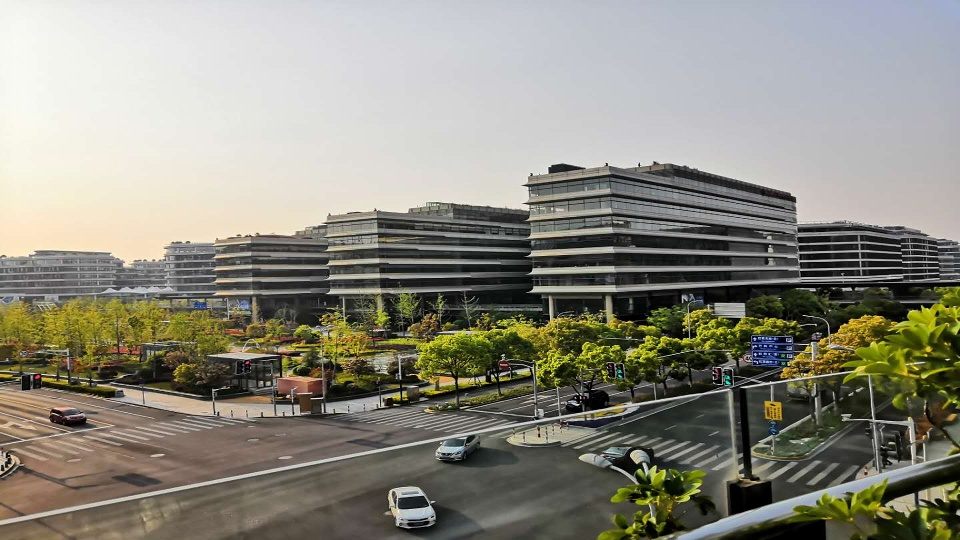
#> input picture img/1.jpg, 960 x 540 px, given in place of 2, which was not available
$ python 4_1.py
#> lines starting #> are read from the running program, lines starting #| are printed output that depends on the picture; after the words box and inside, x2 and y2 are one past the last pixel; in counts of white or black regions, pixels touching at a corner belong together; pictures that were not available may be replaced by others from this repository, and a replacement may not be noted
import cv2 as cv
import numpy as np
from numpy.core.defchararray import upper
cap = cv.VideoCapture("rtsp://192.168.12.173/live/2/2")
while 1:
    img, frame = cap.read()
#> frame is the input picture: shape (540, 960, 3); mean B, G, R 126.7, 138.5, 140.6
    hsv=cv.cvtColor(frame,cv.COLOR_BGR2HSV)
#> hsv: shape (540, 960, 3); mean H, S, V 45, 48.7, 143.9
    # green
    lower_green = np.array([35,43,46])
    upper_green = np.array([77,255,255])
    mask_G = cv.inRange(hsv, lower_green, upper_green)
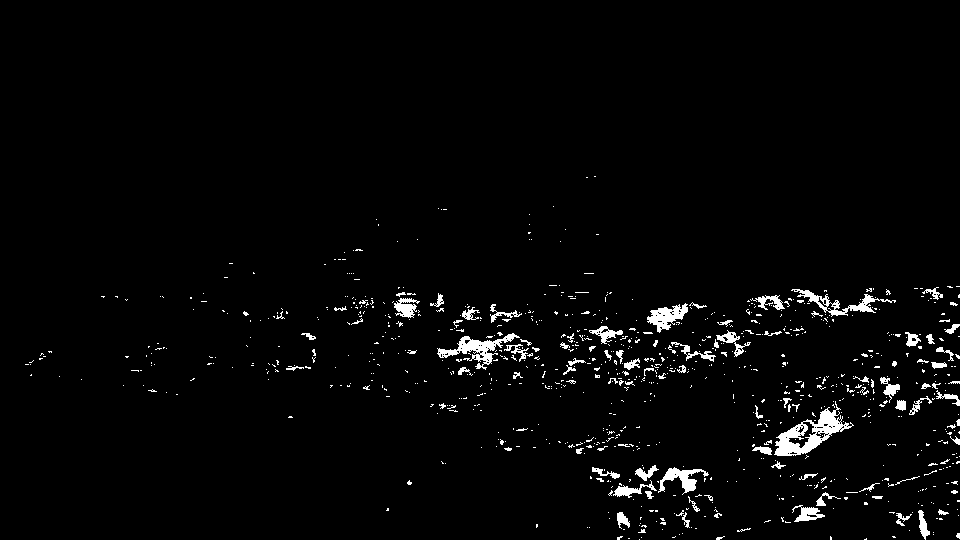
#> mask_G: shape (540, 960); 2.6% white; 904 white regions (802 under 20 px), largest, box (x1, y1, x2, y2) and area: (774, 401, 854, 456) 1449, (437, 333, 520, 370) 884, (791, 289, 896, 317) 667
    # res = cv.bitwise_and(frame,frame,mask=mask_G)
    # blue
    lower_blue = np.array([110,50,50])
    upper_blue = np.array([130,255,255])
    mask_B = cv.inRange(hsv, lower_blue, upper_blue)
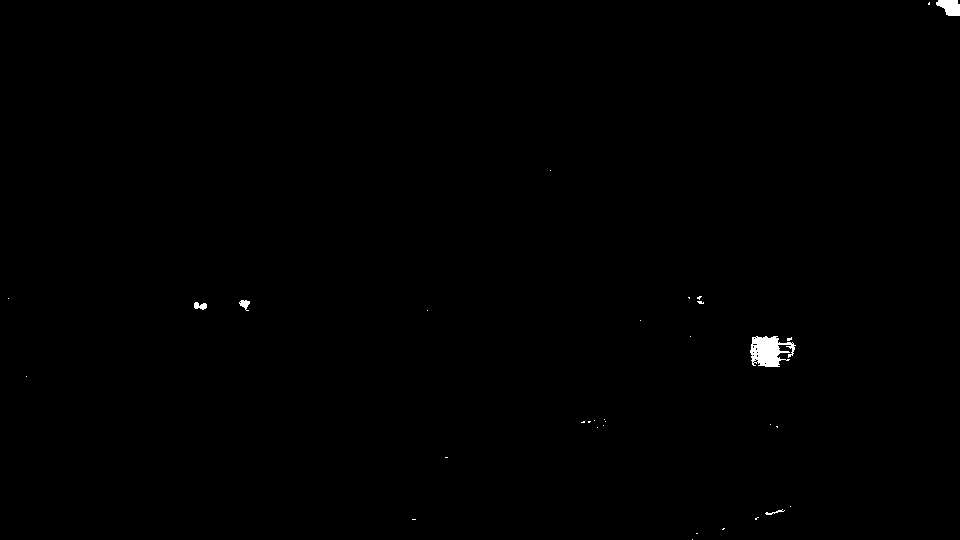
#> mask_B: shape (540, 960); 0.28% white; 32 white regions (27 under 20 px), largest, box (x1, y1, x2, y2) and area: (750, 336, 796, 367) 895, (936, 0, 960, 16) 284, (194, 302, 207, 310) 71, (239, 300, 250, 311) 68, (765, 509, 785, 515) 37
    # red
    lower_red = np.array([0,43,46])
    upper_red = np.array([20,255,255])
    mask_R = cv.inRange(hsv, lower_blue, upper_blue)

    mask = mask_R + mask_G + mask_B
    res = cv.bitwise_and(frame,frame,mask=mask)
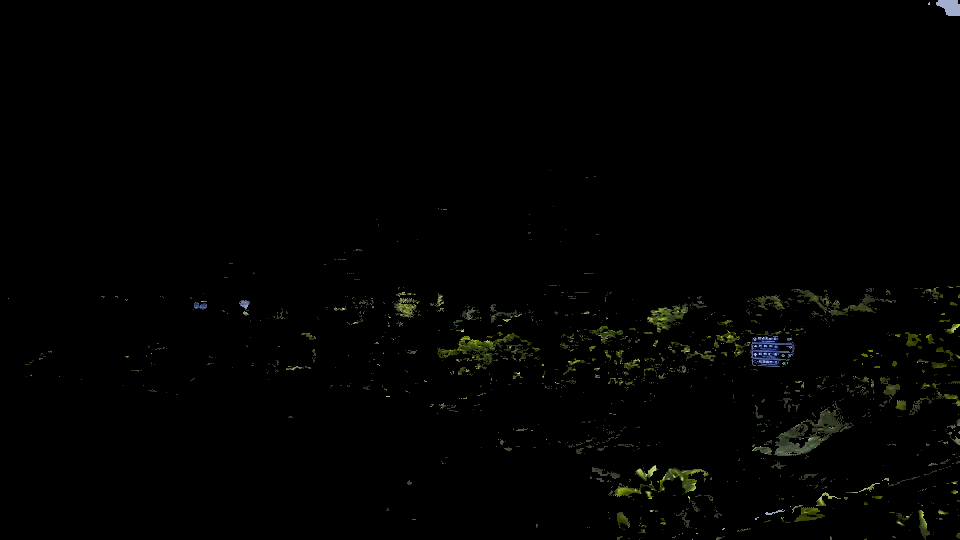
#> res: shape (540, 960, 3); mean B, G, R 1.4, 2.2, 2
    cv.imshow("frame",frame)
    cv.imshow("mask",mask)
    cv.imshow("res",res)
    k = cv.waitKey(5)&0xff
#> (key Esc is pressed here)
    if k == 27:
        break
cv.destroyAllWindows()
